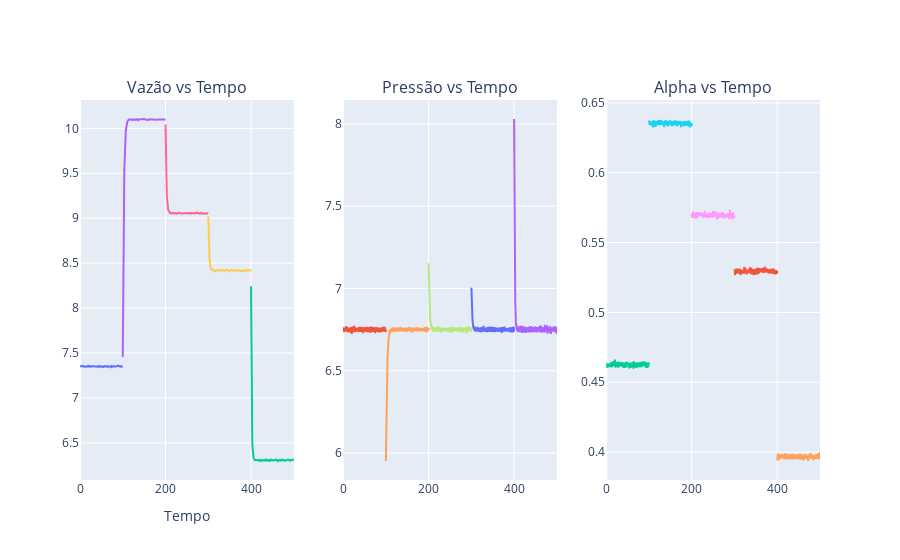

Source (notebook cell):
### Markdown cell above
##### Gráfico do Modelo

### Code cell
fig = make_subplots(rows=1, cols=3, subplot_titles=("Vazão vs Tempo", "Pressão vs Tempo", "Alpha vs Tempo"))

for i in range(0, nAlphas):
    # Vazão
    fig.add_trace(go.Scatter(x=interval[i], y=np.squeeze(massFlowrate[i]), mode='lines',
                             name='Vazão', legendgroup='massflow', showlegend=i == 0), row = 1, col = 1)
    # Pressão
    fig.add_trace(go.Scatter(x=interval[i], y=np.squeeze(PlenumPressure[i]), mode='lines',
                             name='Pressão', legendgroup='pressure', showlegend=i == 0), row = 1, col = 2)
    # Alphas
    fig.add_trace(go.Scatter(x=interval[i], y=np.squeeze(alpha_values[i]), mode='lines', 
                             name='Alphas', line=dict(dash='dash'), legendgroup='alpha', showlegend=i == 0), row = 1, col = 3)

# Atualiza layout
fig.update_layout(
    xaxis_title='Tempo',
    grid=dict(rows=1, columns=3),
    template='plotly',
    showlegend=False
)

# Mostra a figura
fig.show()

### Figure 1 — Plotly figure (JSON) as saved in the notebook; plotly's stock layout.template omitted (floating-point values rounded to 4 significant figures; data arrays with more than 128 entries replaced by an {"elided": "..."} marker saying what was removed)
{"data": [{"legendgroup": "massflow", "mode": "lines", "name": "Vazão", "showlegend": true, "type": "scatter", "x": {"elided": "1000 float values"}, "xaxis": "x", "y": {"elided": "1000 float values"}, "yaxis": "y"}, {"legendgroup": "pressure", "mode": "lines", "name": "Pressão", "showlegend": true, "type": "scatter", "x": {"elided": "1000 float values"}, "xaxis": "x2", "y": {"elided": "1000 float values"}, "yaxis": "y2"}, {"legendgroup": "alpha", "line": {"dash": "dash"}, "mode": "lines", "name": "Alphas", "showlegend": true, "type": "scatter", "x": {"elided": "1000 float values"}, "xaxis": "x3", "y": {"elided": "1000 float values"}, "yaxis": "y3"}, {"legendgroup": "massflow", "mode": "lines", "name": "Vazão", "showlegend": false, "type": "scatter", "x": {"elided": "1000 float values"}, "xaxis": "x", "y": {"elided": "1000 float values"}, "yaxis": "y"}, {"legendgroup": "pressure", "mode": "lines", "name": "Pressão", "showlegend": false, "type": "scatter", "x": {"elided": "1000 float values"}, "xaxis": "x2", "y": {"elided": "1000 float values"}, "yaxis": "y2"}, {"legendgroup": "alpha", "line": {"dash": "dash"}, "mode": "lines", "name": "Alphas", "showlegend": false, "type": "scatter", "x": {"elided": "1000 float values"}, "xaxis": "x3", "y": {"elided": "1000 float values"}, "yaxis": "y3"}, {"legendgroup": "massflow", "mode": "lines", "name": "Vazão", "showlegend": false, "type": "scatter", "x": {"elided": "1000 float values"}, "xaxis": "x", "y": {"elided": "1000 float values"}, "yaxis": "y"}, {"legendgroup": "pressure", "mode": "lines", "name": "Pressão", "showlegend": false, "type": "scatter", "x": {"elided": "1000 float values"}, "xaxis": "x2", "y": {"elided": "1000 float values"}, "yaxis": "y2"}, {"legendgroup": "alpha", "line": {"dash": "dash"}, "mode": "lines", "name": "Alphas", "showlegend": false, "type": "scatter", "x": {"elided": "1000 float values"}, "xaxis": "x3", "y": {"elided": "1000 float values"}, "yaxis": "y3"}, {"legendgroup": "massflow", "mode": "lines", "name": "Vazão", "showlegend": false, "type": "scatter", "x": {"elided": "1000 float values"}, "xaxis": "x", "y": {"elided": "1000 float values"}, "yaxis": "y"}, {"legendgroup": "pressure", "mode": "lines", "name": "Pressão", "showlegend": false, "type": "scatter", "x": {"elided": "1000 float values"}, "xaxis": "x2", "y": {"elided": "1000 float values"}, "yaxis": "y2"}, {"legendgroup": "alpha", "line": {"dash": "dash"}, "mode": "lines", "name": "Alphas", "showlegend": false, "type": "scatter", "x": {"elided": "1000 float values"}, "xaxis": "x3", "y": {"elided": "1000 float values"}, "yaxis": "y3"}, {"legendgroup": "massflow", "mode": "lines", "name": "Vazão", "showlegend": false, "type": "scatter", "x": {"elided": "1000 float values"}, "xaxis": "x", "y": {"elided": "1000 float values"}, "yaxis": "y"}, {"legendgroup": "pressure", "mode": "lines", "name": "Pressão", "showlegend": false, "type": "scatter", "x": {"elided": "1000 float values"}, "xaxis": "x2", "y": {"elided": "1000 float values"}, "yaxis": "y2"}, {"legendgroup": "alpha", "line": {"dash": "dash"}, "mode": "lines", "name": "Alphas", "showlegend": false, "type": "scatter", "x": {"elided": "1000 float values"}, "xaxis": "x3", "y": {"elided": "1000 float values"}, "yaxis": "y3"}], "layout": {"annotations": [{"font": {"size": 16}, "showarrow": false, "text": "Vazão vs Tempo", "x": 0.1444, "xanchor": "center", "xref": "paper", "y": 1, "yanchor": "bottom", "yref": "paper"}, {"font": {"size": 16}, "showarrow": false, "text": "Pressão vs Tempo", "x": 0.5, "xanchor": "center", "xref": "paper", "y": 1, "yanchor": "bottom", "yref": "paper"}, {"font": {"size": 16}, "showarrow": false, "text": "Alpha vs Tempo", "x": 0.8556, "xanchor": "center", "xref": "paper", "y": 1, "yanchor": "bottom", "yref": "paper"}], "grid": {"columns": 3, "rows": 1}, "showlegend": false, "xaxis": {"anchor": "y", "domain": [0, 0.2889], "title": {"text": "Tempo"}}, "xaxis2": {"anchor": "y2", "domain": [0.3556, 0.6444]}, "xaxis3": {"anchor": "y3", "domain": [0.7111, 1]}, "yaxis": {"anchor": "x", "domain": [0, 1]}, "yaxis2": {"anchor": "x2", "domain": [0, 1]}, "yaxis3": {"anchor": "x3", "domain": [0, 1]}}}
